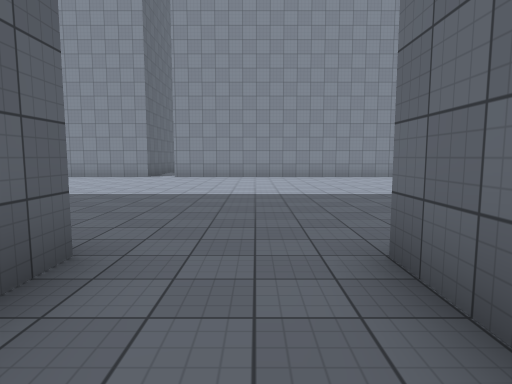
View 1 (above)

16 first-person views from a walk through a 3-D level made in the Unity game engine. The camera is 1.5 m above the floor, tilts 6° down and sees 75° across. The floor is counted in squares, 2 m on a side. Each view is taken from the middle of a square. On the plan, view 1 faces up. The plan holds only what a view shows up to about 11 squares ahead; the rest is blank. The place goes on beyond the plan. Some surface patterns are stand-ins.

View 2
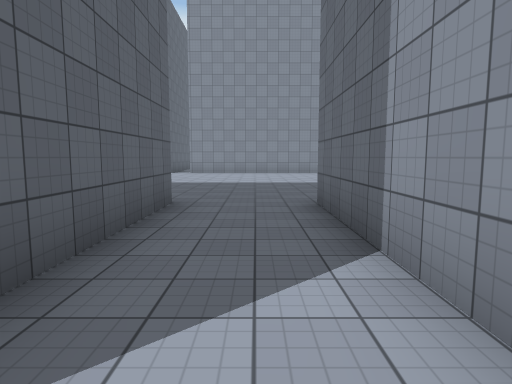

View 3
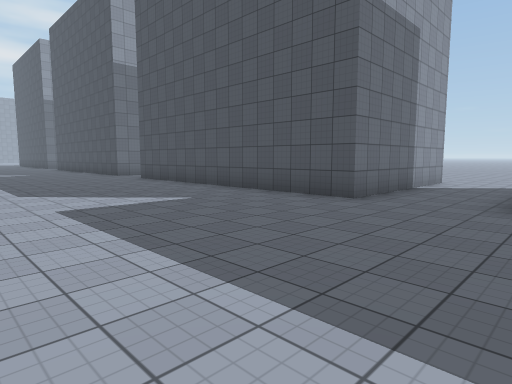

View 4
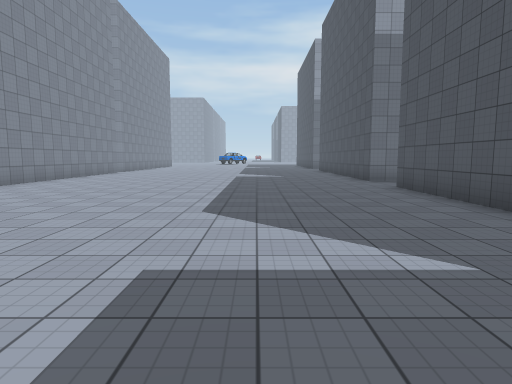

View 5
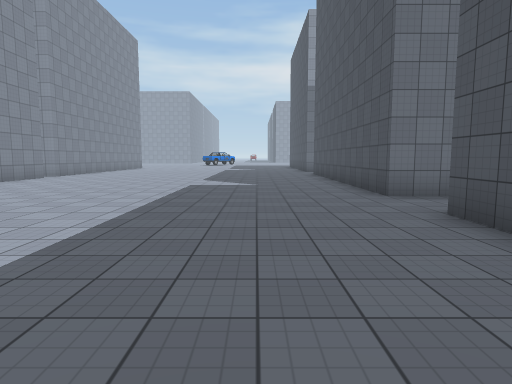

View 6
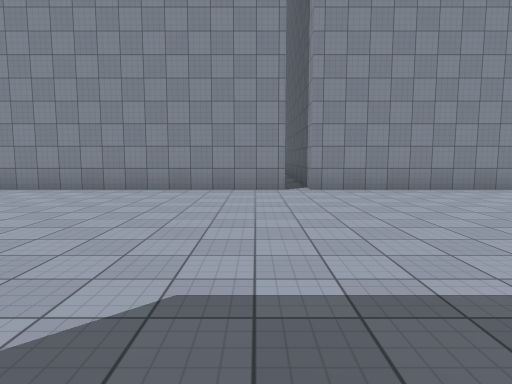

View 7
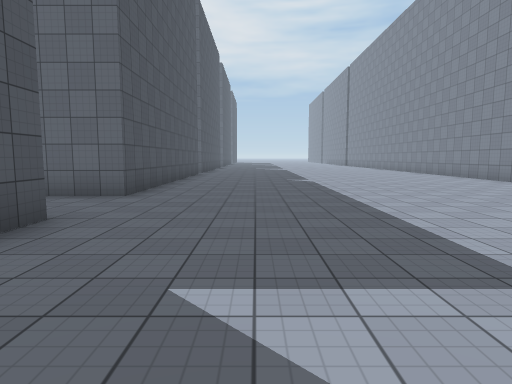

View 8
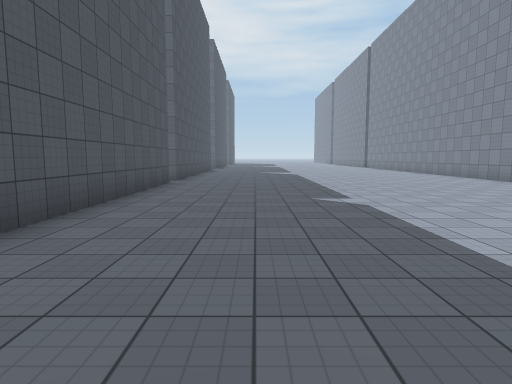

View 9
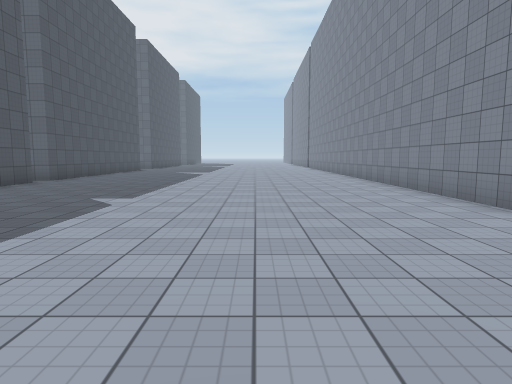

View 10
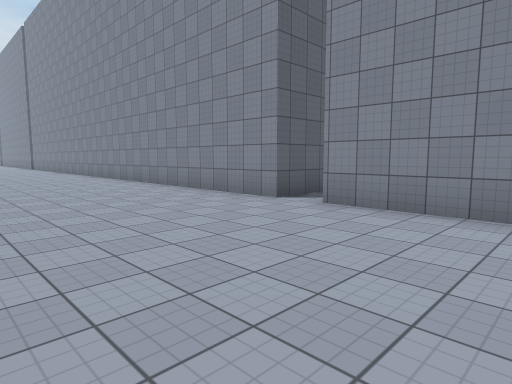

View 11
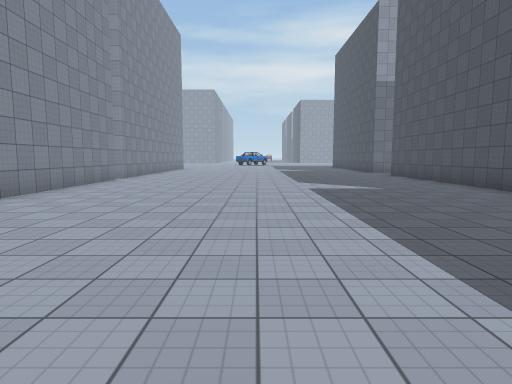

View 12
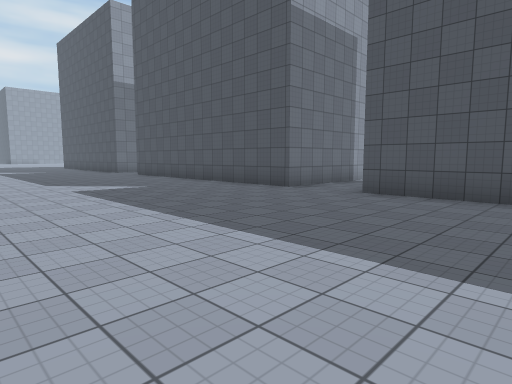

View 13
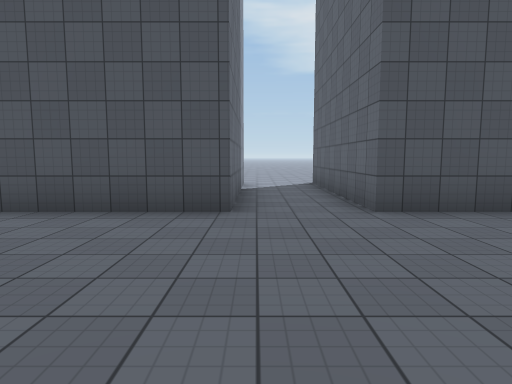

View 14
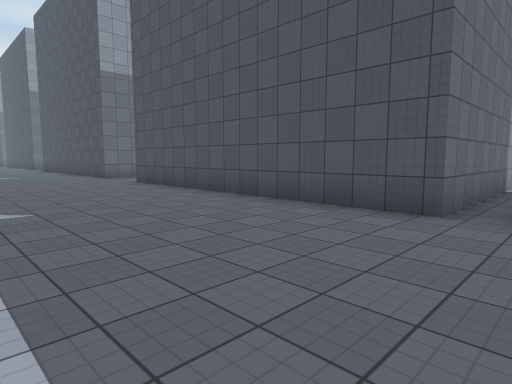

View 15
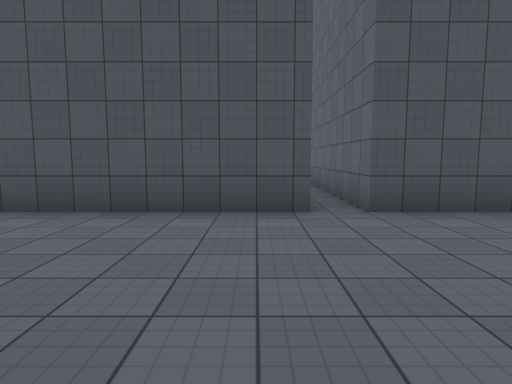

View 16
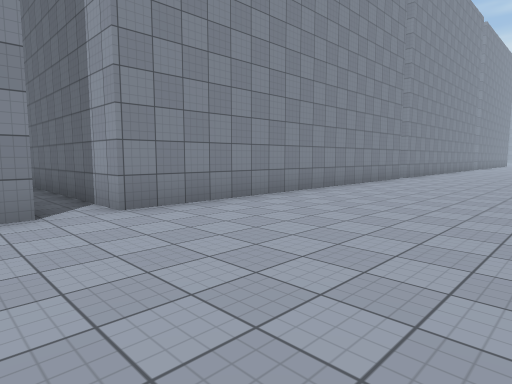

### Floor plan
Key: @ floor where view 1 was taken; # wall or solid block; . floor.
Columns run from 11 left of view 1 to 17 right of it. Each row starts with its distance up from view 1.
 18         #
 17         #
 16         #          #
 15         #         .#
 14        ##         .#
 13 ##################.##########
 12 .............................
 11 .............................
 10 .............................
  9 .............................
  8 .............................
  7 .............................
  6 .............................
  5 .............................
  4 .............................
  3 .............................
  2 #.########..#########..######
  1 #.#      #..#       #..#
  0 #.#      #.@#       #..#
 -1 #.#      #..#       #..#
 -2 #.#       ..#       #..#
 -3            ..       ...
 -4            ..        ..

Positions as (right, up) in squares from view 1, and headings:
1: (0, 0), facing up
2: (0, -3), facing up
3: (-2, 8), facing down-right
4: (1, 6), facing right
5: (5, 5), facing right
6: (6, 5), facing up
7: (5, 5), facing left
8: (0, 5), facing left
9: (0, 9), facing left
10: (0, 8), facing up-left
11: (6, 8), facing right
12: (6, 9), facing down-right
13: (11, 7), facing down
14: (-11, 7), facing down-right
15: (-9, 7), facing down
16: (-5, 8), facing up-right
